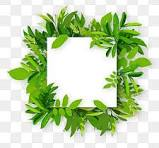
#> input picture photo4.jpeg, 159 x 148 px
$ jupyter execute chaos_maps_henon_logistic.ipynb
#> lines starting #> are read from the running program, lines starting #| are printed output that depends on the picture
[cell 1]
from PIL import Image
import numpy as np
import os
from matplotlib.pyplot import imshow
import matplotlib.pyplot as plt
import cv2
import random
from math import log
from tqdm import tqdm

Encryption

[cell 2]
def LogisticEncryption(imageName, key):
    N = 256
    key_list = [ord(x) for x in key]
    G = [key_list[0:4] ,key_list[4:8], key_list[8:12]]
    g = []
    R = 1
    for i in range(1,4):
        s = 0
        for j in range(1,5):
            s += G[i-1][j-1] * (10**(-j))
        g.append(s)
        R = (R*s) % 1

    L = (R + key_list[12]/256) % 1
    S_x = round(((g[0]+g[1]+g[2])*(10**4) + L *(10**4)) % 256)
    V1 = sum(key_list)
    V2 = key_list[0]
    for i in range(1,13):
        V2 = V2 ^ key_list[i]
    V = V2/V1

    L_y = (V+key_list[12]/256) % 1
    S_y = round((V+V2+L_y*10**4) % 256)
    C1_0 = S_x
    C2_0 = S_y
    C = round((L*L_y*10**4) % 256)
    C_r = round((L*L_y*10**4) % 256)
    C_g = round((L*L_y*10**4) % 256)
    C_b = round((L*L_y*10**4) % 256)
    x = 4*(S_x)*(1-S_x)
    y = 4*(S_y)*(1-S_y)

    imageMatrix,dimensionX, dimensionY, color = getImageMatrix(imageName)
    LogisticEncryptionIm = []
    for i in range(dimensionX):
        row = []
        for j in range(dimensionY):
            while x <0.8 and x > 0.2 :
                x = 4*x*(1-x)
            while y <0.8 and y > 0.2 :
                y = 4*y*(1-y)
            x_round = round((x*(10**4))%256)
            y_round = round((y*(10**4))%256)
            C1 = x_round ^ ((key_list[0]+x_round) % N) ^ ((C1_0 + key_list[1])%N)
            C2 = x_round ^ ((key_list[2]+y_round) % N) ^ ((C2_0 + key_list[3])%N)
            if color:
              C_r =((key_list[4]+C1) % N) ^ ((key_list[5]+C2) % N) ^ ((key_list[6]+imageMatrix[i][j][0]) % N) ^ ((C_r + key_list[7]) % N)
              C_g =((key_list[4]+C1) % N) ^ ((key_list[5]+C2) % N) ^ ((key_list[6]+imageMatrix[i][j][1]) % N) ^ ((C_g + key_list[7]) % N)
              C_b =((key_list[4]+C1) % N) ^ ((key_list[5]+C2) % N) ^ ((key_list[6]+imageMatrix[i][j][2]) % N) ^ ((C_b + key_list[7]) % N)
              row.append((C_r,C_g,C_b))
              C = C_r

            else:
              C = ((key_list[4]+C1) % N) ^ ((key_list[5]+C2) % N) ^ ((key_list[6]+imageMatrix[i][j]) % N) ^ ((C + key_list[7]) % N)
              row.append(C)

            x = (x + C/256 + key_list[8]/256 + key_list[9]/256) % 1
            y = (x + C/256 + key_list[8]/256 + key_list[9]/256) % 1
            for ki in range(12):
                key_list[ki] = (key_list[ki] + key_list[12]) % 256
                key_list[12] = key_list[12] ^ key_list[ki]
        LogisticEncryptionIm.append(row)

    im = Image.new("L", (dimensionX, dimensionY))
    if color:
        im = Image.new("RGB", (dimensionX, dimensionY))
    else:
        im = Image.new("L", (dimensionX, dimensionY)) # L is for Black and white pixels

    pix = im.load()
    for x in range(dimensionX):
        for y in range(dimensionY):
            pix[x, y] = LogisticEncryptionIm[x][y]
    im.save(imageName.split('.')[0] + "_LogisticEnc.png", "PNG")

[cell 3]
def getImageMatrix(imageName):
    im = Image.open(imageName)
    pix = im.load()
    color = 1
    if type(pix[0,0]) == int:
      color = 0
    image_size = im.size
    image_matrix = []
    for width in range(int(image_size[0])):
        row = []
        for height in range(int(image_size[1])):
                row.append((pix[width,height]))
        image_matrix.append(row)
    return image_matrix, image_size[0], image_size[1],color

[cell 4]
image = "photo4"
ext = ".jpeg"
image_path = image + ext
key_logistic = "abcdefghijklm"

[cell 5]
pil_im = Image.open(image_path, 'r')
#> pil_im is the input picture: PIL image 159x148 RGB; mean R, G, B 192.9, 212.4, 171.8
imshow(np.asarray(pil_im), cmap='gray')

[cell 6]
LogisticEncryption(image_path, key_logistic)
#> after the loop in getImageMatrix, `for width in range(int(image_size[0])):`: image_matrix = 159 items
#> in LogisticEncryption, `imageMatrix,dimensionX, dimensionY, color = getImageMatrix(imageName)`: dimensionX = 159; dimensionY = 148; color = 1
#> after the loop in LogisticEncryption, `for i in range(dimensionX):`: C_b = 128; C_g = 239; C_r = 40; LogisticEncryptionIm = 159 items; key_list = [109, 60, 137, 130, 193, 179, 211, 87, 0, 69, 61, 252, 29]; x = 0.139
#> in LogisticEncryption, `im = Image.new("L", (dimensionX, dimensionY))`: im: PIL image 159x148 L; every value is 0
#> in LogisticEncryption, `im = Image.new("RGB", (dimensionX, dimensionY))`: im: PIL image 159x148 RGB; every value is 0
#> in LogisticEncryption, `im.save(imageName.split('.')[0] + "_LogisticEnc.png", "PNG")`:
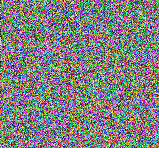
#> saved as photo4_LogisticEnc.png: PIL image 159x148 RGB; mean R, G, B 127.5, 127.5, 127.3
im = Image.open(image_path.split('.')[0] + "_LogisticEnc.png", 'r')
imshow(np.asarray(im), cmap='gray')

[cell 7]
# [44 lines left out: functions genData, modPix, not called in this run]

[cell 8]
def dec(bitSequence):
    decimal = 0
    for bit in bitSequence:
        decimal = decimal * 2 + int(bit)
    return decimal

[cell 9]
def genHenonMap(dimension, key):
    x = key[0]
    y = key[1]
    sequenceSize = dimension * dimension * 8 #Total Number of bitSequence produced
    bitSequence = []    #Each bitSequence contains 8 bits
    byteArray = []      #Each byteArray contains m( i.e 512 in this case) bitSequence
    TImageMatrix = []   #Each TImageMatrix contains m*n byteArray( i.e 512 byteArray in this case)
    for i in range(sequenceSize):
        xN = y + 1 - 1.4 * x**2
        yN = 0.3 * x

        x = xN
        y = yN

        if xN <= 0.4:
            bit = 0
        else:
            bit = 1

        try:
            bitSequence.append(bit)
        except:
            bitSequence = [bit]

        if i % 8 == 7:
            decimal = dec(bitSequence)
            try:
                byteArray.append(decimal)
            except:
                byteArray = [decimal]
            bitSequence = []

        byteArraySize = dimension*8
        if i % byteArraySize == byteArraySize-1:
            try:
                TImageMatrix.append(byteArray)
            except:
                TImageMatrix = [byteArray]
            byteArray = []
    return TImageMatrix

[cell 10]
def HenonEncryption(imageName,key):
    imageMatrix, dimensionX, dimensionY, color = getImageMatrix(imageName)
    transformationMatrix = genHenonMap(dimensionX, key)
    resultantMatrix = []
    for i in range(dimensionX):
        row = []
        for j in range(dimensionY):
            try:
                if color:
                    row.append(tuple([transformationMatrix[i][j] ^ x for x in imageMatrix[i][j]]))
                else:
                    row.append(transformationMatrix[i][j] ^ imageMatrix[i][j])
            except:
                if color:
                    row = [tuple([transformationMatrix[i][j] ^ x for x in imageMatrix[i][j]])]
                else :
                    row = [transformationMatrix[i][j] ^ x for x in imageMatrix[i][j]]
        try:
            resultantMatrix.append(row)
        except:
            resultantMatrix = [row]
    if color:
      im = Image.new("RGB", (dimensionX, dimensionY))
    else:
      im = Image.new("L", (dimensionX, dimensionY)) # L is for Black and white pixels

    pix = im.load()
    for x in range(dimensionX):
        for y in range(dimensionY):
            pix[x, y] = resultantMatrix[x][y]
    im.save(imageName.split('.')[0] + "_HenonEnc.png", "PNG")

[cell 11]
image = image + "_LogisticEnc"
ext = ".png"
image_path = image + ext
key_henon = (0.1,0.1)

[cell 12]
pil_im = Image.open(image_path, 'r')
imshow(np.asarray(pil_im))

[cell 13]
HenonEncryption(image_path, key_henon)
#> in HenonEncryption, `imageMatrix, dimensionX, dimensionY, color = getImageMatrix(imageName)`: imageMatrix = 159 items; dimensionX = 159; dimensionY = 148; color = 1
#> in genHenonMap, `sequenceSize = dimension * dimension * 8`: sequenceSize = 202248
#> in HenonEncryption, `transformationMatrix = genHenonMap(dimensionX, key)`: transformationMatrix = 159 items
#> in HenonEncryption, `im.save(imageName.split('.')[0] + "_HenonEnc.png", "PNG")`:
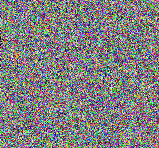
#> saved as photo4_LogisticEnc_HenonEnc.png: PIL image 159x148 RGB; mean R, G, B 127.6, 126.8, 127.8
im = Image.open(image + "_HenonEnc.png", 'r')
imshow(np.asarray(im))

[cell 14]
image = image +  "_HenonEnc"
ext = ".png"
image_path = image + ext

[cell 15]
def HenonDecryption(imageNameEnc, key):
    imageMatrix, dimensionX, dimensionY, color = getImageMatrix(imageNameEnc)
    transformationMatrix = genHenonMap(dimensionX, key)
    pil_im = Image.open(imageNameEnc, 'r')
    imshow(np.asarray(pil_im))
    henonDecryptedImage = []
    for i in range(dimensionX):
        row = []
        for j in range(dimensionY):
            try:
                if color:
                    row.append(tuple([transformationMatrix[i][j] ^ x for x in imageMatrix[i][j]]))
                else:
                    row.append(transformationMatrix[i][j] ^ imageMatrix[i][j])
            except:
                if color:
                    row = [tuple([transformationMatrix[i][j] ^ x for x in imageMatrix[i][j]])]
                else :
                    row = [transformationMatrix[i][j] ^ x for x in imageMatrix[i][j]]
        try:
            henonDecryptedImage.append(row)
        except:
            henonDecryptedImage = [row]
    if color:
        im = Image.new("RGB", (dimensionX, dimensionY))
    else:
        im = Image.new("L", (dimensionX, dimensionY)) # L is for Black and white pixels

    pix = im.load()
    for x in range(dimensionX):
        for y in range(dimensionY):
            pix[x, y] = henonDecryptedImage[x][y]
    im.save(imageNameEnc.split('.')[0] + "_HenonDec.png", "PNG")

[cell 16]
HenonDecryption(image_path, key_henon)
#> in HenonDecryption, `imageMatrix, dimensionX, dimensionY, color = getImageMatrix(imageNameE..`: dimensionX = 159; dimensionY = 148; color = 1
im = Image.open(image + "_HenonDec.png", 'r')
imshow(np.asarray(im))
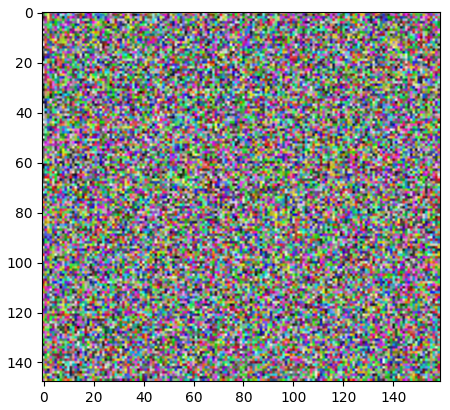
#> figure drawn by matplotlib, 1 panel

[cell 17]
def LogisticDecryption(imageName, key):
    N = 256
    key_list = [ord(x) for x in key]

    G = [key_list[0:4] ,key_list[4:8], key_list[8:12]]
    g = []
    R = 1
    for i in range(1,4):
        s = 0
        for j in range(1,5):
            s += G[i-1][j-1] * (10**(-j))
        g.append(s)
        R = (R*s) % 1

    L_x = (R + key_list[12]/256) % 1
    S_x = round(((g[0]+g[1]+g[2])*(10**4) + L_x *(10**4)) % 256)
    V1 = sum(key_list)
    V2 = key_list[0]
    for i in range(1,13):
        V2 = V2 ^ key_list[i]
    V = V2/V1

    L_y = (V+key_list[12]/256) % 1
    S_y = round((V+V2+L_y*10**4) % 256)
    C1_0 = S_x
    C2_0 = S_y

    C = round((L_x*L_y*10**4) % 256)
    I_prev = C
    I_prev_r = C
    I_prev_g = C
    I_prev_b = C
    I = C
    I_r = C
    I_g = C
    I_b = C
    x_prev = 4*(S_x)*(1-S_x)
    y_prev = 4*(L_x)*(1-S_y)
    x = x_prev
    y = y_prev
    imageMatrix,dimensionX, dimensionY, color = getImageMatrix(imageName)

    henonDecryptedImage = []
    for i in range(dimensionX):
        row = []
        for j in range(dimensionY):
            while x <0.8 and x > 0.2 :
                x = 4*x*(1-x)
            while y <0.8 and y > 0.2 :
                y = 4*y*(1-y)
            x_round = round((x*(10**4))%256)
            y_round = round((y*(10**4))%256)
            C1 = x_round ^ ((key_list[0]+x_round) % N) ^ ((C1_0 + key_list[1])%N)
            C2 = x_round ^ ((key_list[2]+y_round) % N) ^ ((C2_0 + key_list[3])%N)
            if color:
                I_r = ((((key_list[4]+C1) % N) ^ ((key_list[5]+C2) % N) ^ ((I_prev_r + key_list[7]) % N) ^ imageMatrix[i][j][0]) + N-key_list[6])%N
                I_g = ((((key_list[4]+C1) % N) ^ ((key_list[5]+C2) % N) ^ ((I_prev_g + key_list[7]) % N) ^ imageMatrix[i][j][1]) + N-key_list[6])%N
                I_b = ((((key_list[4]+C1) % N) ^ ((key_list[5]+C2) % N) ^ ((I_prev_b + key_list[7]) % N) ^ imageMatrix[i][j][2]) + N-key_list[6])%N
                I_prev_r = imageMatrix[i][j][0]
                I_prev_g = imageMatrix[i][j][1]
                I_prev_b = imageMatrix[i][j][2]
                row.append((I_r,I_g,I_b))
                x = (x +  imageMatrix[i][j][0]/256 + key_list[8]/256 + key_list[9]/256) % 1
                y = (x +  imageMatrix[i][j][0]/256 + key_list[8]/256 + key_list[9]/256) % 1
            else:
                I = ((((key_list[4]+C1) % N) ^ ((key_list[5]+C2) % N) ^ ((I_prev+key_list[7]) % N) ^ imageMatrix[i][j]) + N-key_list[6])%N
                I_prev = imageMatrix[i][j]
                row.append(I)
                x = (x +  imageMatrix[i][j]/256 + key_list[8]/256 + key_list[9]/256) % 1
                y = (x +  imageMatrix[i][j]/256 + key_list[8]/256 + key_list[9]/256) % 1
            for ki in range(12):
                key_list[ki] = (key_list[ki] + key_list[12]) % 256
                key_list[12] = key_list[12] ^ key_list[ki]
        henonDecryptedImage.append(row)
    if color:
        im = Image.new("RGB", (dimensionX, dimensionY))
    else:
        im = Image.new("L", (dimensionX, dimensionY)) # L is for Black and white pixels
    pix = im.load()
    for x in range(dimensionX):
        for y in range(dimensionY):
            pix[x, y] = henonDecryptedImage[x][y]
    im.save(imageName.split('.')[0] + "_LogisticDec.png", "PNG")

[cell 18]
image = image + "_HenonDec"
ext = ".png"
image_path = image + ext

[cell 19]
LogisticDecryption(image_path,key_logistic)

$ run again, with photo5.jpeg copied over photo4.jpeg
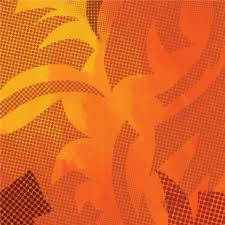
#> input picture photo5.jpeg, 225 x 225 px
#> pil_im is the input picture: PIL image 225x225 RGB; mean R, G, B 222.3, 101.4, 34.6
#> after the loop in getImageMatrix, `for width in range(int(image_size[0])):`: image_matrix = 225 items
#> in LogisticEncryption, `imageMatrix,dimensionX, dimensionY, color = getImageMatrix(imageName)`: dimensionX = 225; color = 1
#> after the loop in LogisticEncryption, `for i in range(dimensionX):`: C_b = 255; C_g = 2; C_r = 75; LogisticEncryptionIm = 225 items; key_list = [92, 129, 147, 25, 106, 229, 48, 24, 136, 212, 90, 137, 48]; x = 0.71
#> in HenonEncryption, `imageMatrix, dimensionX, dimensionY, color = getImageMatrix(imageName)`: imageMatrix = 225 items; dimensionX = 225; color = 1
#> sequenceSize = 405000
#> transformationMatrix = 225 items
#> in HenonEncryption, `im.save(imageName.split('.')[0] + "_HenonEnc.png", "PNG")`:
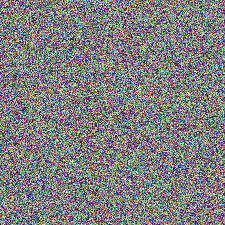
#> saved as photo4_LogisticEnc_HenonEnc.png: PIL image 225x225 RGB; mean R, G, B 127.5, 126.9, 127.5
#> in HenonDecryption, `imageMatrix, dimensionX, dimensionY, color = getImageMatrix(imageNameE..`: dimensionX = 225; color = 1
#> `[cell 16] HenonDecryption(image_path, key_henon) im = Image.open(image..`:
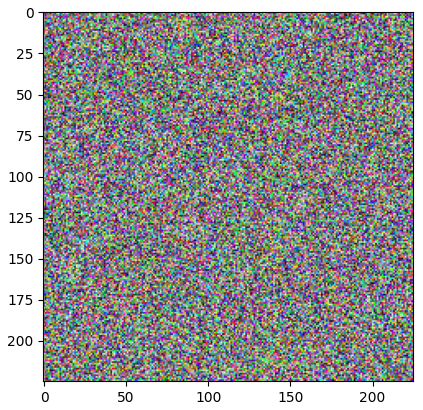
#> figure drawn by matplotlib, 1 panel
